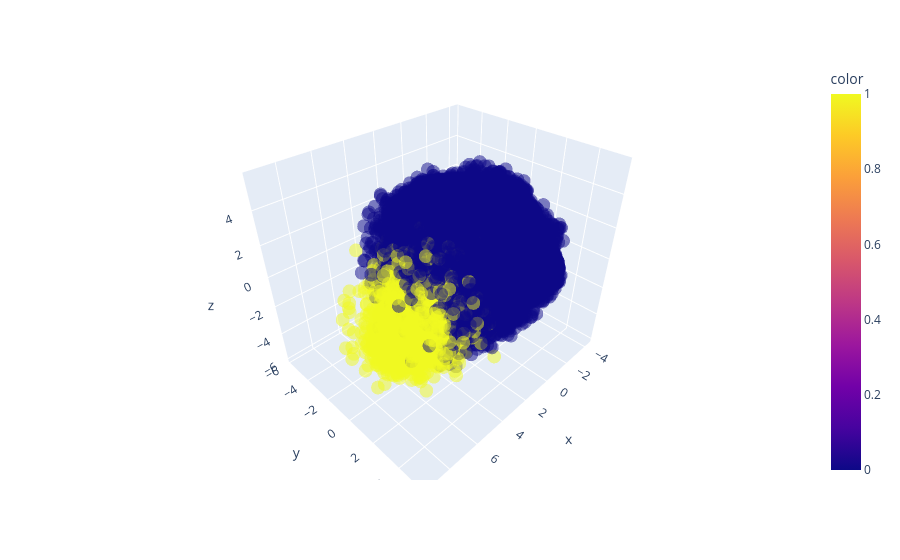

The notebook cell saved with this chart:
### Code cell
import plotly.express as px
fig = px.scatter_3d(x=x_train_pca_3d[ :,0],
y=x_train_pca_3d[:,1],
z=x_train_pca_3d[:,2],
color=y_train_0,
color_discrete_map=cmap,
opacity=0.5)

fig.show()

### Figure 1 — Plotly figure (JSON) as saved in the notebook; plotly's stock layout.template omitted (floating-point values rounded to 4 significant figures; data arrays with more than 128 entries replaced by an {"elided": "..."} marker saying what was removed)
{"data": [{"hovertemplate": "x=%{x}<br>y=%{y}<br>z=%{z}<br>color=%{marker.color}<extra></extra>", "legendgroup": "", "marker": {"color": {"elided": "60000 float values"}, "coloraxis": "coloraxis", "opacity": 0.5, "symbol": "circle"}, "mode": "markers", "name": "", "scene": "scene", "showlegend": false, "type": "scatter3d", "x": {"elided": "60000 float values"}, "y": {"elided": "60000 float values"}, "z": {"elided": "60000 float values"}}], "layout": {"coloraxis": {"colorbar": {"title": {"text": "color"}}, "colorscale": [[0, "#0d0887"], [0.1111, "#46039f"], [0.2222, "#7201a8"], [0.3333, "#9c179e"], [0.4444, "#bd3786"], [0.5556, "#d8576b"], [0.6667, "#ed7953"], [0.7778, "#fb9f3a"], [0.8889, "#fdca26"], [1, "#f0f921"]]}, "legend": {"tracegroupgap": 0}, "margin": {"t": 60}, "scene": {"domain": {"x": [0, 1], "y": [0, 1]}, "xaxis": {"title": {"text": "x"}}, "yaxis": {"title": {"text": "y"}}, "zaxis": {"title": {"text": "z"}}}}}
